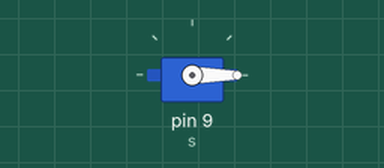
Simulated run of this sketch. Board: Arduino Uno, built with avr-gcc and run on an emulated ATmega328P. Shown: servo.

Above: at 0.05 s.
At 0.25 s:
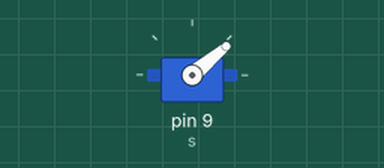
At 0.5 s:
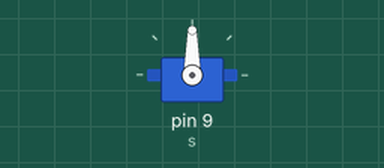
At 0.95 s:
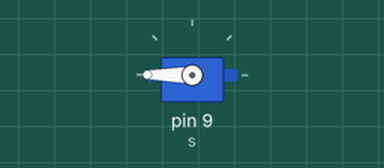
Timing chart, 0 to 3.0 s (numbered marks = the images above):
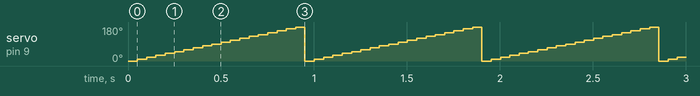

The sketch:

Servo.ino
```cpp
#include <Servo.h>
Servo s;
void setup() { s.attach(9); }
void loop() { for (int w = 0; w <= 180; w += 10) { s.write(w); delay(50); } }
```

Measured:
- by itself, servo on pin 9 (s): repeats every 0.95 s: 20° 0.05 s, 30° 0.05 s, 40° 0.05 s, 50° 0.05 s, 60° 0.05 s, 70° 0.05 s, 80° 0.05 s, 90° 0.05 s, 100° 0.05 s, 110° 0.05 s, 120° 0.05 s, 130° 0.05 s, 140° 0.05 s, 150° 0.05 s, 160° 0.05 s, 170° 0.05 s, 180° 0.05 s, 0° 0.05 s, 10° 0.05 s
